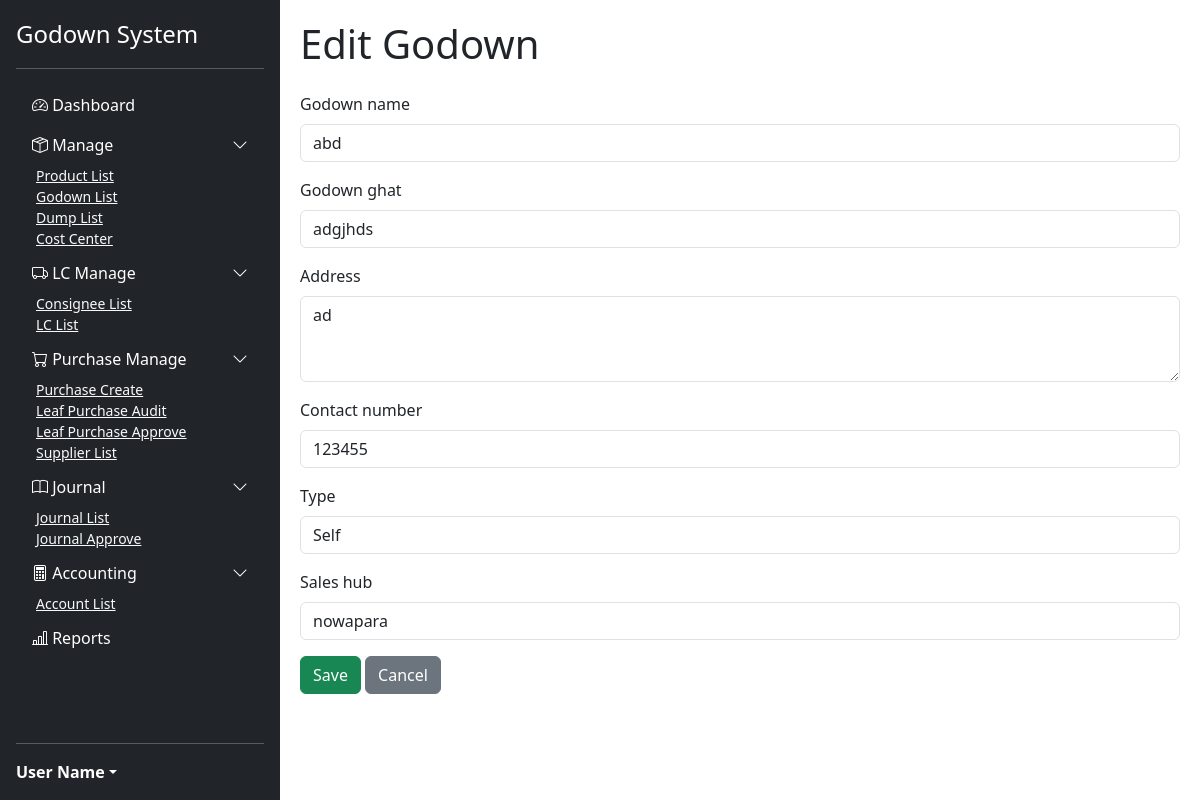
Screenshot of /godowns/1/edit/ with the database file from the repository.
### manages/models.py (models this page shows, shortened)
class Godown(models.Model):
    godown_name = models.CharField(max_length=255)
    godown_ghat = models.CharField(max_length=255)
    address = models.TextField()
    contact_number = models.CharField(max_length=15)
    TYPE_CHOICES = [
        ('self', 'Self'),
        ('medium', 'Medium'),
    ]
    type = models.CharField(max_length=20, choices=TYPE_CHOICES)
    sales_hub = models.CharField(max_length=255)

### manages/views.py (the view)
# urls.py: path('godowns/<int:pk>/edit/', views.godown_edit, name='godown_edit'),
def godown_edit(request, pk):
    godown = get_object_or_404(Godown, pk=pk)
    if request.method == 'POST':
        form = GodownForm(request.POST, instance=godown)
        if form.is_valid():
            form.save()
            return redirect('godown_list')
    else:
        form = GodownForm(instance=godown)
    return render(request, 'godown/godown_form.html', {'form': form, 'title': 'Edit Godown'})

### manages/forms.py
class GodownForm(forms.ModelForm):
    class Meta:
        model = Godown
        fields = '__all__'
        widgets = {
            'godown_name': forms.TextInput(attrs={'class': 'form-control'}),
            'godown_ghat': forms.TextInput(attrs={'class': 'form-control'}),
            'address': forms.Textarea(attrs={'class': 'form-control', 'rows': 3}),
            'contact_number': forms.TextInput(attrs={'class': 'form-control'}),
            'type': forms.Select(attrs={'class': 'form-control'}),
            'sales_hub': forms.TextInput(attrs={'class': 'form-control'}),
        }

### manages/templates/godown/godown_form.html (shortened to what this page needs)
{% extends 'godown/base.html' %}
{% block content %}
<h1 class="mb-4">{{ title }}</h1>
<form method="post" class="needs-validation" novalidate>
    {% for field in form %}
        <div class="mb-3">
            <label for="{{ field.id_for_label }}" class="form-label">{{ field.label }}</label>
            {{ field }}
        </div>
    {% endfor %}
    <button type="submit" class="btn btn-success">Save</button>
    <a href="{% url 'godown_list' %}" class="btn btn-secondary">Cancel</a>
</form>
{% endblock %}

### manages/templates/godown/base.html (style rules this page uses)
body { display: flex; }

### rows the page displays
Godown: form "abd" "adgjhds" "ad" "123455" "Self" "nowapara"

### other values shown
{{ title }} "Edit Godown"
{{ field.label }} "Godown name" "Godown ghat" "Address" "Contact number" "Type" "Sales hub"
